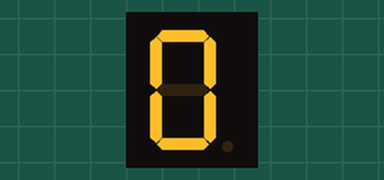
The sketch below on a simulated Arduino Uno, built with avr-gcc and run on an emulated ATmega328P. Shown: 1-digit seven-segment display. Wiring (inferred from the names in the program): 1-digit 7-segment display, segments lit when HIGH: segments pin 2, pin 3, pin 4, pin 5, pin 7, pin 8, pin 10. The segment pins are drawn as the display they are named for.

Above: at 0.1 s.
At 3.1 s:
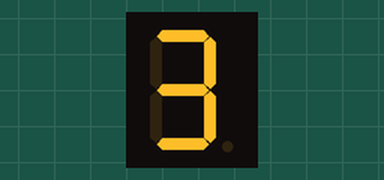
At 7.1 s:
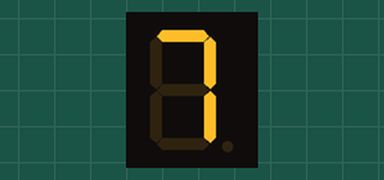
At 15.1 s:
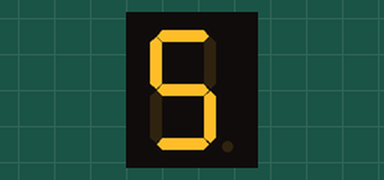
At 22.1 s:
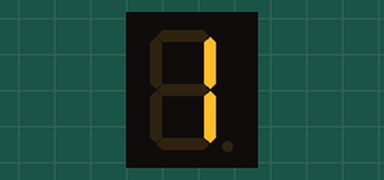
At 30.1 s:
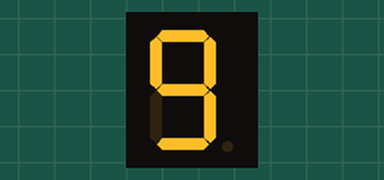

The sketch:

SevenSegmentDisplayCounter_Sketch.ino
```cpp
  int led = 9;
  int sevenSegDisplayDP = 6;
  int sevenSegDisplayA = 2;
  int sevenSegDisplayB = 3;
  int sevenSegDisplayC = 4;
  int sevenSegDisplayD = 5;
  int sevenSegDisplayE = 7;
  int sevenSegDisplayF = 8;
  int sevenSegDisplayG = 10;


  const int displayPins[7] = {
    sevenSegDisplayA,
    sevenSegDisplayB,
    sevenSegDisplayC,
    sevenSegDisplayD,
    sevenSegDisplayE,
    sevenSegDisplayF,
    sevenSegDisplayG
  };

  const byte digitPatterns[10][7] = {

  // A, B, C, D, E, F, G
    {1, 1, 1, 1, 1, 1, 0}, //0
    {0, 1, 1, 0, 0, 0, 0}, //1
    {1, 1, 0, 1, 1, 0, 1}, //2
    {1, 1, 1, 1, 0, 0, 1}, //3
    {0, 1, 1, 0, 0, 1, 1}, //4
    {1, 0, 1, 1, 0, 1, 1}, //5
    {1, 0, 1, 1, 1, 1, 1}, //6
    {1, 1, 1, 0, 0, 0, 0}, //7
    {1, 1, 1, 1, 1, 1, 1}, //8
    {1, 1, 1, 1, 0, 1, 1} //8

  };
void setup() {

  for(int i = 0; i < 7; i++){
    pinMode(displayPins[i], OUTPUT);
  }


}

void loop() {

  for(int i = 0; i < 10; i++){
    for(int j = 0; j < 7; j++){
      digitalWrite(displayPins[j], digitPatterns[i][j]);
    }
    delay(1000);
  }

  delay(1000);
  for (int i = 9; i >= 0; i--){
    for(int j = 6; j >= 0; j--){
      digitalWrite(displayPins[j], digitPatterns[i][j]);
    }
    delay(1000);
  }


}
```

Measured:
- what the display in image 1 shows lasts 1.0 s, from 3.0 s to 4.0 s
- what the display in image 5 shows lasts 3.0 s, from 30.0 s to 33.0 s
